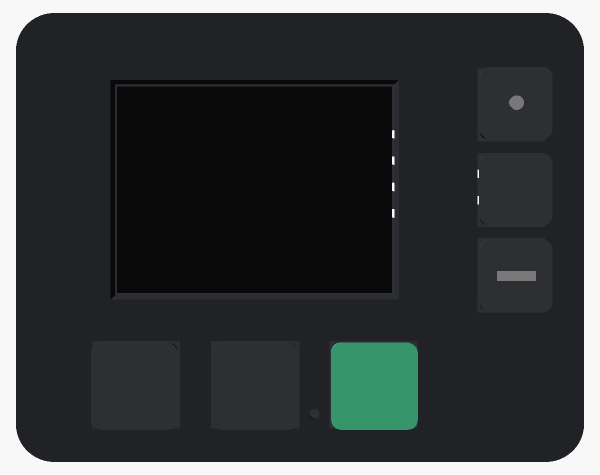
#> input picture hardware/obudowa/front.png, 1200 x 950 px (shown at 1/2 size)
$ python make_background.py ../../hardware/obudowa/front.png 1.0
#> lines starting #> are read from the running program, lines starting #| are printed output that depends on the picture
#!/usr/bin/env python3
"""Tło ekranu zegara z dowolnego obrazu: kadrowanie do 320x240, przyciemnienie, RGB565 do src/ui/bg_test.c.

Użycie: python3 tools/make_background.py obraz.jpg [jasność 0.0-1.0, domyślnie 0.42]

Przyciemnienie jest robione tu, a nie na urządzeniu: biały tekst zegara musi być czytelny dla
słabszego wzroku, a mieszanie półprzezroczystej warstwy przy każdym odświeżeniu kosztowałoby czas.
Włączenie w firmware: flaga -DLUMI_TEST_BACKGROUND (platformio.ini albo src/BuildConfig.h).
"""
import os
import sys

from PIL import Image, ImageEnhance, ImageFilter

W, H = 320, 240


def main():
    src = sys.argv[1]
    level = float(sys.argv[2]) if len(sys.argv) > 2 else 0.42
    im = Image.open(src).convert("RGB")
#> im is the input picture: PIL image 1200x950 RGB; mean R, G, B 53.9, 57.2, 58.4
    # kadrowanie "cover": wypełnij cały ekran, nadmiar obetnij po równo
    scale = max(W / im.width, H / im.height)
#> scale = 0.267
    im = im.resize((round(im.width * scale), round(im.height * scale)), Image.LANCZOS)
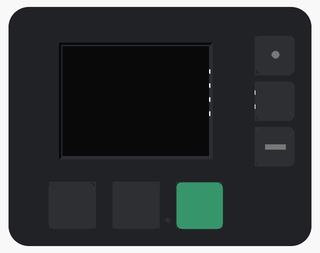
#> im: PIL image 320x253 RGB; mean R, G, B 53.8, 57.1, 58.3
    left, top = (im.width - W) // 2, (im.height - H) // 2
#> left = 0; top = 6
    im = im.crop((left, top, left + W, top + H))
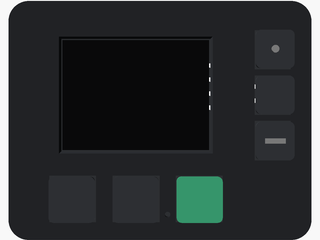
#> im: PIL image 320x240 RGB; mean R, G, B 43.4, 46.9, 48.1
    # lekkie rozmycie: drobne detale za literami męczą wzrok bardziej niż jednolita plama
    im = im.filter(ImageFilter.GaussianBlur(1.2))
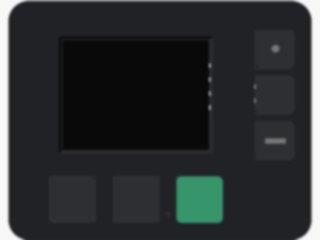
#> im: PIL image 320x240 RGB; mean R, G, B 43.4, 46.8, 48.1
    im = ImageEnhance.Brightness(im).enhance(level)
    data = bytearray()
    px = im.tobytes()
    for i in range(0, len(px), 3):
        r, g, b = px[i], px[i + 1], px[i + 2]
        v = ((r >> 3) << 11) | ((g >> 2) << 5) | (b >> 3)
        data += bytes((v & 0xFF, v >> 8))  # LVGL RGB565: młodszy bajt pierwszy
#> this loop made 76800 passes
#> (i, r, g, b, v) on passes 2 to 4: (3, 248, 248, 248, 65503), (6, 248, 248, 248, 65503), (9, 248, 248, 248, 65503)
    out = os.path.join(os.path.dirname(__file__), "..", "src", "ui", "bg_test.c")
    with open(out, "w") as f:
        f.write("// Tło testowe ekranu zegara - wygenerowane przez tools/make_background.py, nie edytuj ręcznie\n")
        f.write('#include "../BuildConfig.h"\n#ifdef LUMI_TEST_BACKGROUND\n#include "lvgl.h"\n\n')
        f.write("static const uint8_t bg_test_map[] = {\n")
        for i in range(0, len(data), 32):
            f.write("  " + ",".join("0x%02x" % x for x in data[i:i + 32]) + ",\n")
#> this loop made 4800 passes
#> i on passes 2 to 4: 32, 64, 96
        f.write("};\n\nconst lv_image_dsc_t bg_test = {\n")
        f.write("  .header = {.magic = LV_IMAGE_HEADER_MAGIC, .cf = LV_COLOR_FORMAT_RGB565, .flags = 0,\n")
        f.write("             .w = %d, .h = %d, .stride = %d, .reserved_2 = 0},\n" % (W, H, W * 2))
        f.write("  .data_size = sizeof(bg_test_map),\n  .data = bg_test_map,\n};\n#endif\n")
    im.save(os.path.join(os.path.dirname(__file__), "..", "sim", "out", "bg_test_podglad.png"))
    print("zapisano", os.path.normpath(out))


if __name__ == "__main__":
    main()
